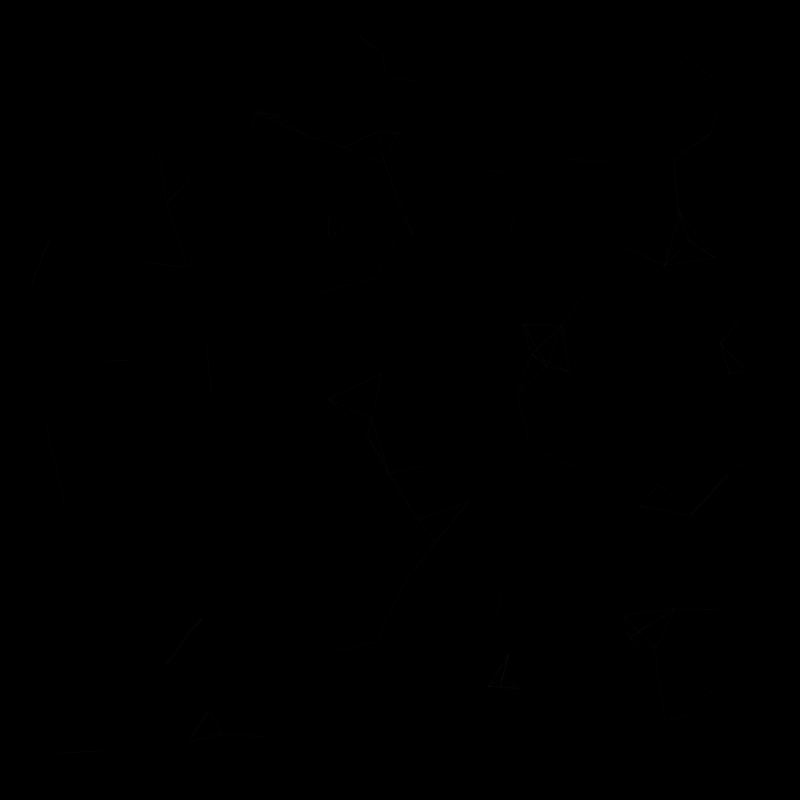
Frame 1 (no input)
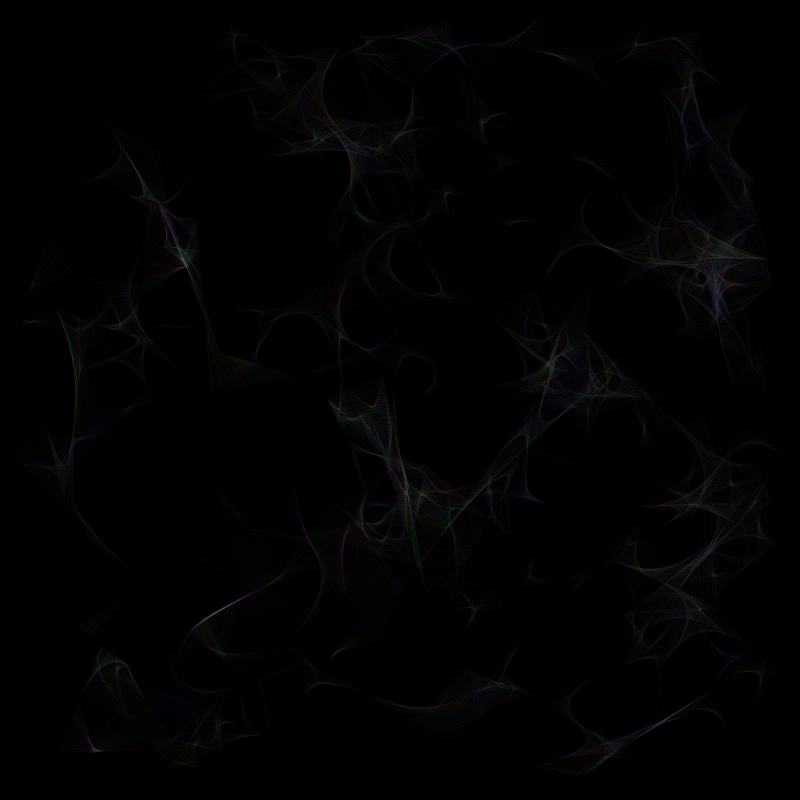
Frame 60 (the mouse pressed at the canvas centre just before this capture)
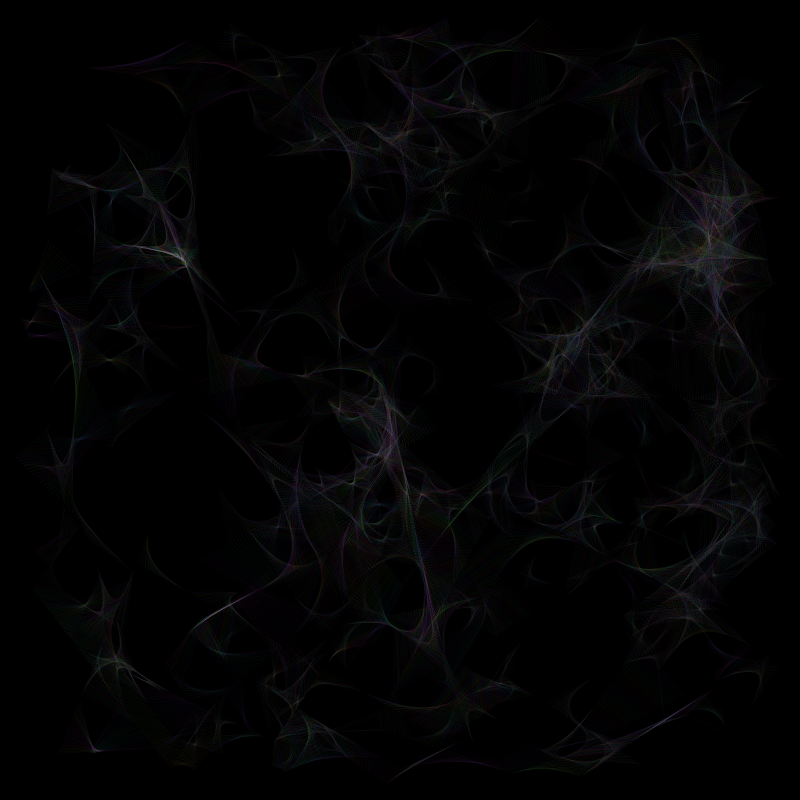
Frame 120 (the mouse held since frame 60 and released just before this capture)

The Processing sketch that drew these frames (run headless with seeded random() and noise(); from frame 60 on, the mouse is pressed at the canvas centre):

// Processing sketch: processing_151741
// ── processing_151741.pde

ArrayList <Element>elements;
int nbeElements;
PGraphics linesLayer,circlesLayer;
int seeElements=0;
 
void setup() {
  size(800, 800);
  frameRate(200);
  colorMode(HSB);
  nbeElements=130;
  linesLayer=createGraphics(width, height);
  linesLayer.beginDraw();
  linesLayer.background(0, 0);
  linesLayer.colorMode(HSB);
  linesLayer.endDraw();
  circlesLayer=createGraphics(width, height);
  circlesLayer.beginDraw();
  circlesLayer.background(0, 0);
  circlesLayer.colorMode(HSB);
  circlesLayer.endDraw();
 
  elements= new ArrayList<Element>();
  ellipseMode(CENTER);
  background(0);
  for (int i=0; i<nbeElements; i++) {
    elements.add(new Element(i));
  }
}
void draw() {
    background(0);

  for (int i=0; i<nbeElements; i++) {
    elements.get(i).run();
  }
  image(linesLayer, 0, 0);

  if (seeElements>=1){
    
    image(circlesLayer,0,0);
    circlesLayer.beginDraw();
    circlesLayer.background(0, 0);
    circlesLayer.endDraw();
  }
}
void mouseReleased() {
  seeElements++;
  seeElements=seeElements%3;
  //if(seeElements==0)background(0);
  //else image(linesLayer,0,0);
}
 
class Element {
  PVector pos;
  PVector speed;
  float maxspeed;
  int index;
  float mindia, maxdia, dia, col;
 
  Element(int index) {
    this.index=index;
    mindia=30;
    maxdia=80;
    dia=random(mindia, maxdia);
    pos=new PVector(dia/2+random(width-dia), dia/2+random(height-dia));
    maxspeed=3;
    speed=new PVector(random(-maxspeed, maxspeed), random(-maxspeed, maxspeed));  
    if (index%2==0)col=color(255, 255, 255, 30);
    else col=color(200, 255, 255, 30);
  }
  void testBoundary() {
    if (pos.x>=width-dia/2||pos.x<=dia/2)speed.x=-speed.x;
    if (pos.y>=height-dia/2||pos.y<=dia/2)speed.y=-speed.y;
  }
  void testCollision() {
    linesLayer.beginDraw(); 
    linesLayer.strokeWeight(.1);
    for (int i=0; i<nbeElements; i++) {
      Element myElement=elements.get(i);
      if (i!=index) {
        float dst=dist(myElement.pos.x, myElement.pos.y, pos.x, pos.y);
        if (dst<dia/2+myElement.dia/2) {   
          linesLayer.stroke(color(map(dst, 0, dia/2+myElement.dia/2, 10, 1000)%255, 180, 255, 25));
          linesLayer.line(myElement.pos.x, myElement.pos.y, pos.x, pos.y);
          if (seeElements>=1) {
            circlesLayer.beginDraw();
            circlesLayer.stroke(color(map(dst, 0, dia/2+myElement.dia/2, 10, 1000)%255, 180, 255, 125));
            circlesLayer.line(myElement.pos.x, myElement.pos.y, pos.x, pos.y);
            circlesLayer.endDraw();
          }
        }
      }
    }
    linesLayer.endDraw();
  }
  void run() {
    testBoundary();
    if (seeElements==2)display();
    testCollision();
    pos.add(speed);
  }
 
  void display() {
    circlesLayer.beginDraw();
    circlesLayer.fill(0,255,255,15);
    circlesLayer.stroke(150, 255, 255,186);
    circlesLayer.strokeWeight(1);
    circlesLayer.ellipse(pos.x, pos.y, dia, dia);
    circlesLayer.endDraw();
  }
}
